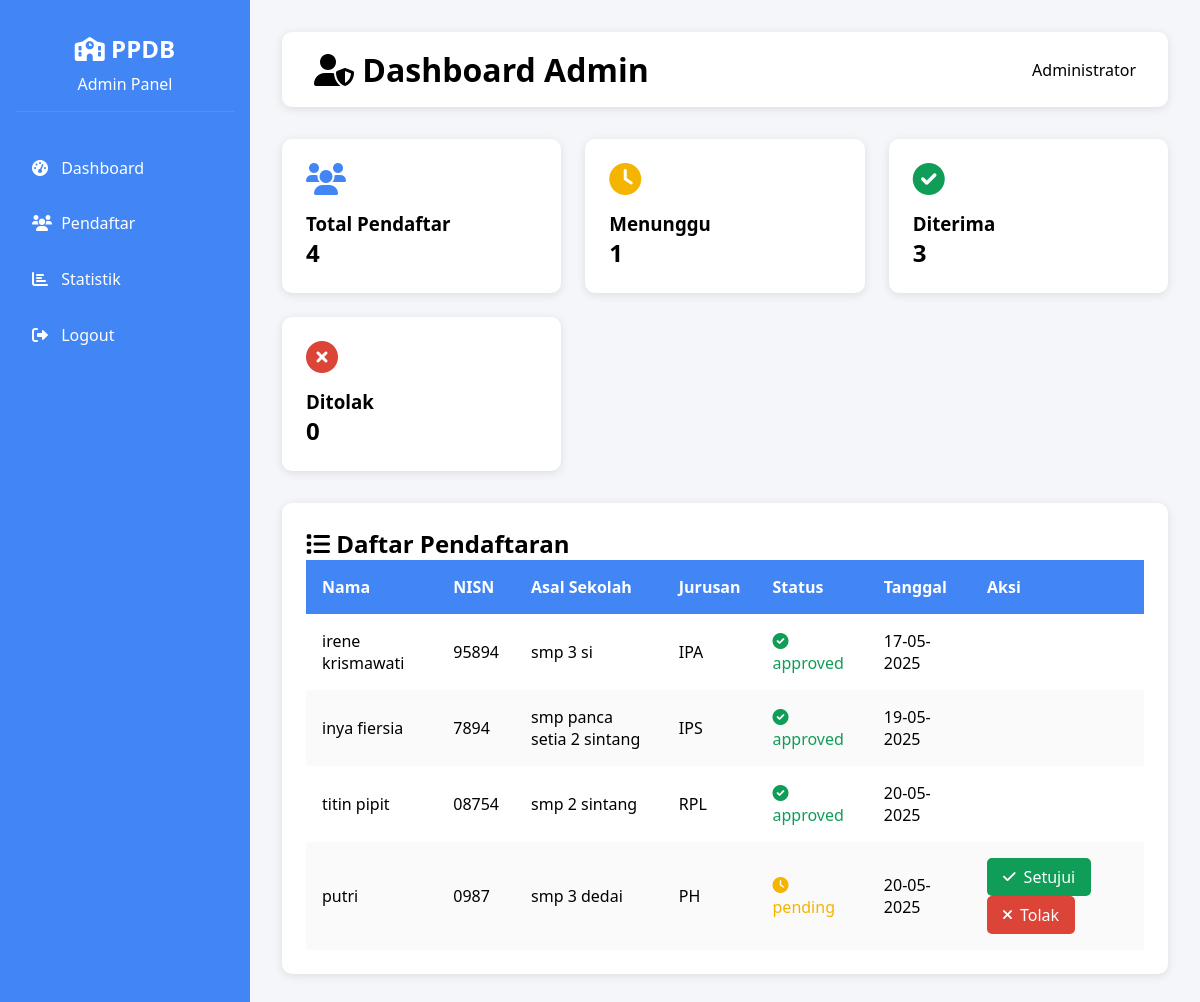
The app's page /admin/dashboard (signed in), older data.
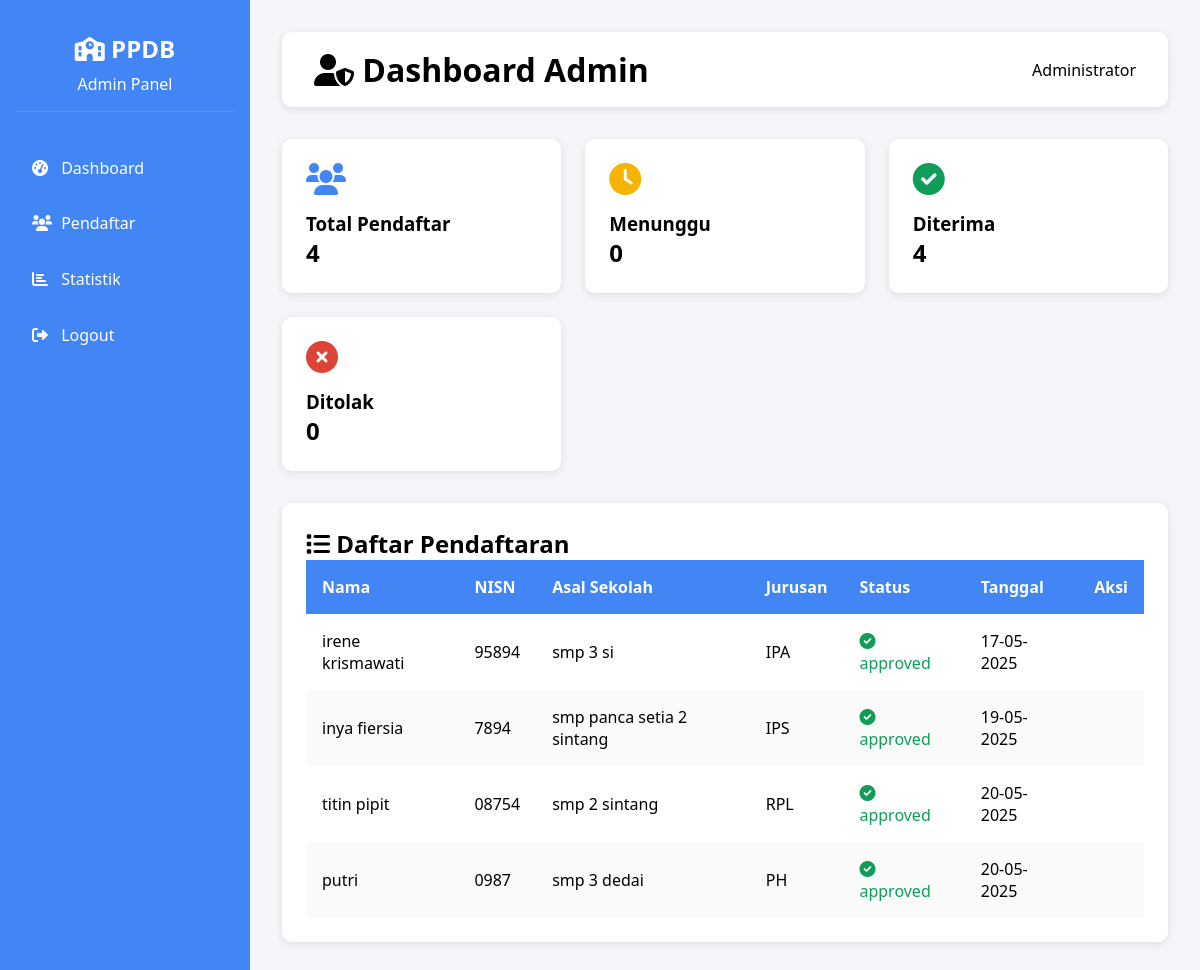
The same page, newer data.
### app/models.py (models this page shows)
class Pendaftaran(db.Model):
    __tablename__ = 'pendaftaran'
    id = db.Column(db.Integer, primary_key=True)
    nama = db.Column(db.String(100), nullable=False)
    nisn = db.Column(db.String(20), nullable=False, unique=True)
    asal_sekolah = db.Column(db.String(100), nullable=False)
    alamat = db.Column(db.String(200), nullable=False)
    no_hp = db.Column(db.String(20), nullable=False)
    pilihan_jurusan = db.Column(db.String(50), nullable=False)
    status = db.Column(db.String(20), default='pending')  # pending, approved, rejected
    user_id = db.Column(db.Integer, db.ForeignKey('users.id'), nullable=False)
    tanggal_daftar = db.Column(db.DateTime, default=db.func.current_timestamp())

### app/routes/admin.py (the view)
@admin_bp.route('/dashboard')
@login_required
@admin_required
def dashboard():
    pendaftarans = Pendaftaran.query.all()
    return render_template('dashboard_admin.html',
        pendaftarans=pendaftarans,
        current_user=current_user
    )

### app/__init__.py (called while the page is built)
def create_app():
    app = Flask(__name__)
    app.config['SECRET_KEY'] = 'your-secret-key'
    app.config['SQLALCHEMY_DATABASE_URI'] = 'sqlite:///ppdb.db'
    app.config['SQLALCHEMY_TRACK_MODIFICATIONS'] = False
    db.init_app(app)
    login_manager.init_app(app)
    login_manager.login_view = 'auth_bp.login'
    from app.models import User
    @login_manager.user_loader
    def load_user(user_id):
        return User.query.get(int(user_id))
    from app.routes.main import main_bp
    from app.routes.auth import auth_bp
    from app.routes.admin import admin_bp
    app.register_blueprint(main_bp)
    app.register_blueprint(auth_bp)
    app.register_blueprint(admin_bp)
    return app

### app/models.py (called while the page is built)
    def is_admin(self):
        return self.role == 'admin'

### app/routes/auth.py (called while the page is built)
def admin_required(f):
    @wraps(f)
    def decorated_function(*args, **kwargs):
        if not current_user.is_authenticated or not current_user.is_admin():
            abort(403)  # Forbidden
        return f(*args, **kwargs)
    return decorated_function

### app/templates/dashboard_admin.html (shortened to what the changed rows need)
<!DOCTYPE html>
<html lang="id">
<head>
    <link rel="stylesheet" href="https://cdnjs.cloudflare.com/ajax/libs/font-awesome/6.0.0/css/all.min.css">
</head>
<body>
    <div class="wrapper">
        <div class="sidebar">
            <div class="sidebar-header">
                <h2><i class="fas fa-school"></i> PPDB</h2>
            </div>
        </div>
        <div class="main-content">
            <div class="header">
                <h1><i class="fas fa-user-shield"></i> Dashboard Admin</h1>
            </div>
            <div class="stats-grid">
                <div class="stat-card">
                    <h2>{{ pendaftarans|length }}</h2>
                </div>
                <div class="stat-card">
                    <i class="fas fa-clock" style="color: var(--warning-color)"></i>
                    <h3>Menunggu</h3>
                    <h2>{{ pendaftarans|selectattr('status', 'equalto', 'pending')|list|length }}</h2>
                </div>
                <div class="stat-card">
                    <i class="fas fa-check-circle" style="color: var(--success-color)"></i>
                    <h3>Diterima</h3>
                    <h2>{{ pendaftarans|selectattr('status', 'equalto', 'approved')|list|length }}</h2>
                </div>
                <div class="stat-card">
                    <h2>{{ pendaftarans|selectattr('status', 'equalto', 'rejected')|list|length }}</h2>
                </div>
            </div>
            <div class="table-container">
                <h2><i class="fas fa-list"></i> Daftar Pendaftaran</h2>
                {% if pendaftarans %}
                <table>
                    <thead>
                        <tr>
                            <th>Nama</th>
                            <th>NISN</th>
                            <th>Asal Sekolah</th>
                            <th>Jurusan</th>
                            <th>Status</th>
                            <th>Tanggal</th>
                            <th>Aksi</th>
                        </tr>
                    </thead>
                    <tbody>
                        {% for p in pendaftarans %}
                        <tr>
                            <td>{{ p.nama }}</td>
                            <td>{{ p.nisn }}</td>
                            <td>{{ p.asal_sekolah }}</td>
                            <td>{{ p.pilihan_jurusan }}</td>
                            <td class="status-{{ p.status }}">
                                <i class="fas fa-{% if p.status == 'pending' %}clock{% elif p.status == 'approved' %}check-circle{% else %}times-circle{% endif %}"></i>
                                {{ p.status }}
                            </td>
                            <td>{{ p.tanggal_daftar.strftime('%d-%m-%Y') }}</td>
                            <td>
                                {% if p.status == 'pending' %}
                                <a href="{{ url_for('admin.approve_pendaftaran', id=p.id) }}" class="btn btn-approve">
                                    <i class="fas fa-check"></i> Setujui
                                </a>
                                <a href="{{ url_for('admin.reject_pendaftaran', id=p.id) }}" class="btn btn-reject">
                                    <i class="fas fa-times"></i> Tolak
                                </a>
                                {% endif %}
                            </td>
                        </tr>
                        {% endfor %}
                    </tbody>
                </table>
                {% else %}
                <p>Belum ada pendaftaran.</p>
                {% endif %}
            </div>
        </div>
    </div>
</body>
</html>

Row changes from the older to the newer data that the page shows:
changed Pendaftaran "putri": status "pending" → "approved"; no longer shows "Setujui Tolak"
Text that changed along with them:
{{ pendaftarans|selectattr('status', 'equalto', 'pending')|list|length }}: "1" → "0"
{{ pendaftarans|selectattr('status', 'equalto', 'approved')|list|length }}: "3" → "4"
